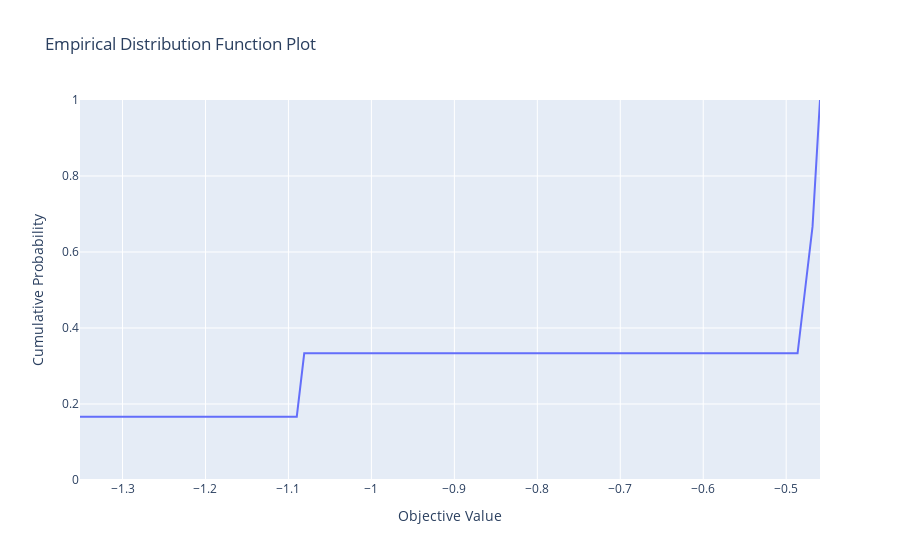

This figure's notebook cell:
### Code cell
optuna.visualization.plot_edf(study)
